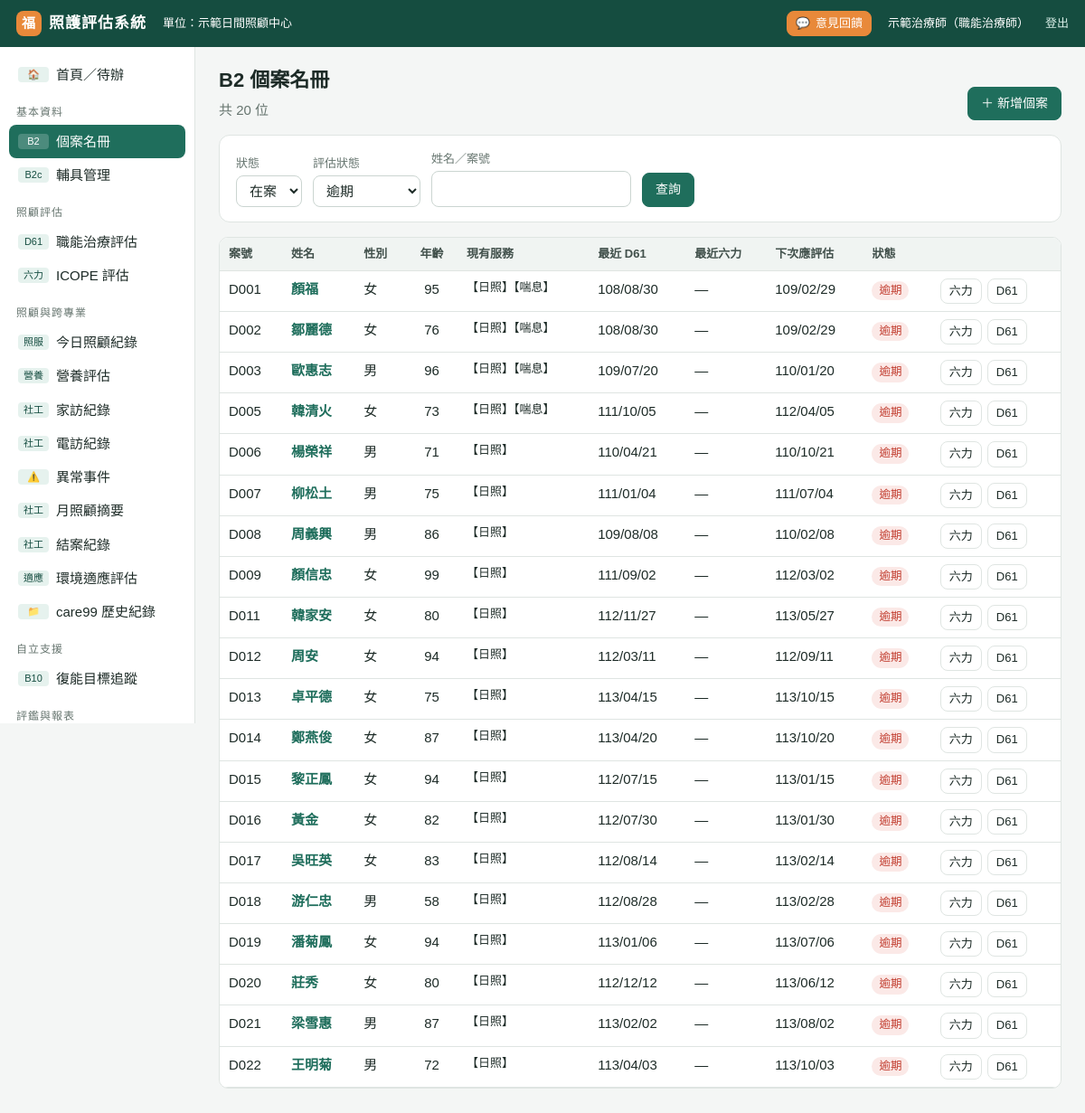
/clients?due=逾期 (signed in), run on an earlier commit of the app's database.
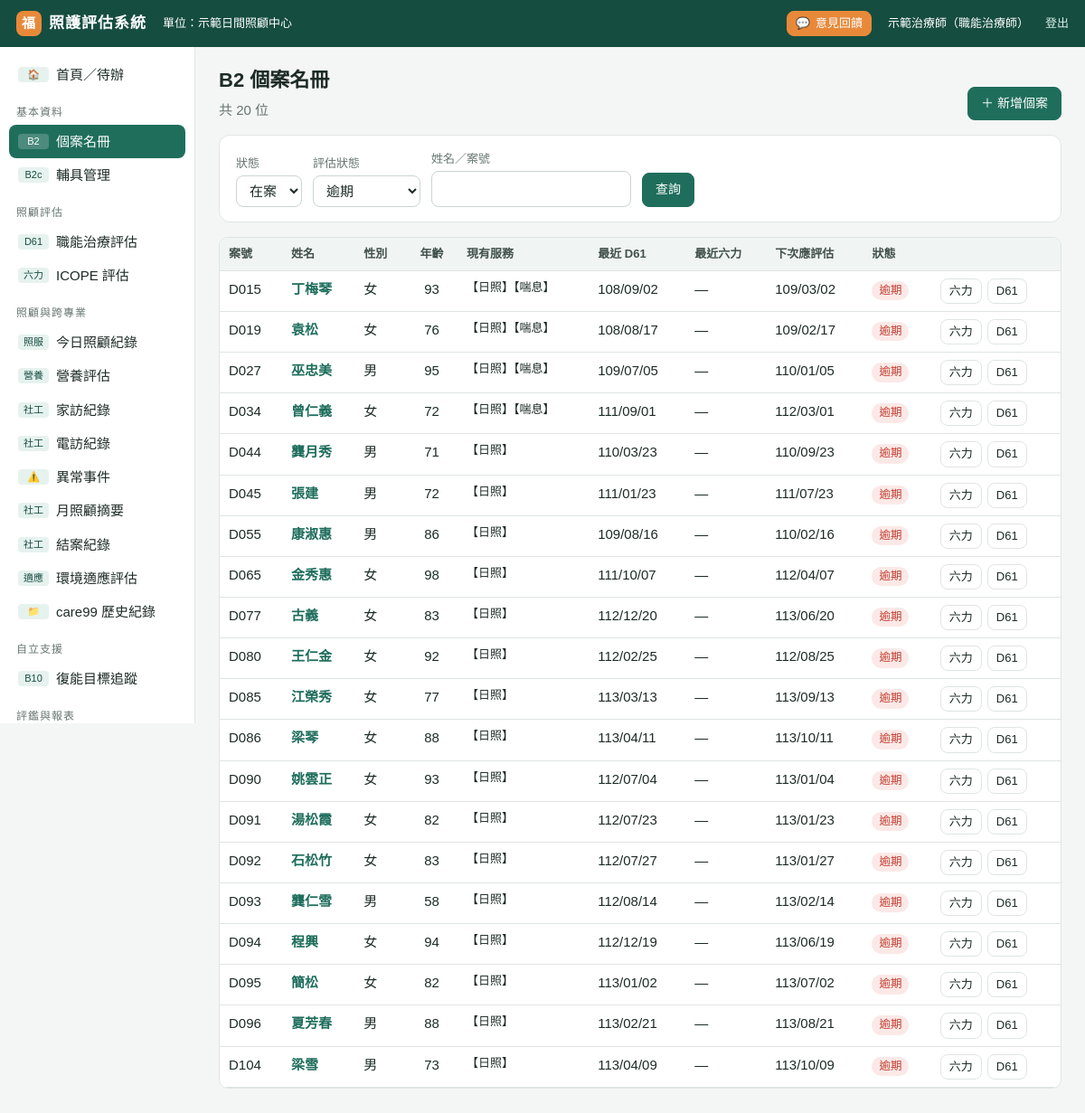
And on a later commit of the database.
### tables this page shows
CREATE TABLE clients (id INTEGER PRIMARY KEY, case_no TEXT, name TEXT, gender TEXT, birth TEXT,
  services TEXT, supervisor TEXT, living TEXT, identity TEXT, phone TEXT, phone2 TEXT, address TEXT,
  diagnosis TEXT, status TEXT DEFAULT '在案', note TEXT, created TEXT, updated TEXT);

CREATE TABLE assessments (id INTEGER PRIMARY KEY, client_id INTEGER, type TEXT, date TEXT,
  assessor TEXT, kind TEXT, data TEXT, summary TEXT, note TEXT, next_due TEXT, keyed INTEGER DEFAULT 0,
  created TEXT, updated TEXT, source_id TEXT);

### app.py (the view)
@app.route("/clients")
@login_required
def clients():
    st = request.args.get("status", "在案")
    cs = active_clients(None if st == "全部" else st)
    q = request.args.get("q", "").strip()
    if q:
        cs = [c for c in cs if q in (c["name"] or "") or q.upper() in (c["case_no"] or "").upper()]
    due = request.args.get("due", "")
    if due:
        cs = [c for c in cs if c["due"]["status"] == due]
    return render_template("clients.html", cs=cs, st=st, q=q, due=due)

### app.py (called while the page is built)
def db():
    if "db" not in g:
        g.db = sqlite3.connect(DB_PATH)
        g.db.row_factory = sqlite3.Row
        g.db.execute("PRAGMA foreign_keys=ON")
    return g.db

@app.teardown_appcontext
def _close(_):
    d = g.pop("db", None)
    if d is not None:
        d.close()

def setting(key):
    r = db().execute("SELECT value FROM settings WHERE key=?", (key,)).fetchone()
    return r["value"] if r else DEFAULT_SETTINGS.get(key, "")

def to_date(s):
    if not s:
        return None
    if isinstance(s, (date, datetime)):
        return s if isinstance(s, date) and not isinstance(s, datetime) else s.date()
    s = str(s).strip().replace(".", "/").replace("-", "/")
    parts = s.split("/")
    try:
        y, m, d = (int(p) for p in parts[:3])
    except ValueError:
        return None
    if y < 1000:
        y += 1911
    try:
        return date(y, m, d)
    except ValueError:
        return None

def roc(s, sep="/"):
    d = to_date(s)
    return f"{d.year - 1911}{sep}{d.month:02d}{sep}{d.day:02d}" if d else ""

### templates/clients.html (shortened to what this page needs)
{% extends "base.html" %}
{% block body %}
<div class="pagehead"><div><h1>B2 個案名冊</h1><div class="muted">共 {{ cs|length }} 位</div></div>
<a class="btn pri" href="{{ url_for('client_edit') }}">＋ 新增個案</a></div>
<form class="card fr" method="get">
  <div><label class="f">狀態</label><select name="status">{% for s in ['在案','暫停','結案','全部'] %}<option {{ 'selected' if s==st }}>{{ s }}</option>{% endfor %}</select></div>
  <div><label class="f">評估狀態</label><select name="due"><option value="">全部</option>{% for s in ['逾期','30天內到期','未評估','正常'] %}<option {{ 'selected' if s==due }}>{{ s }}</option>{% endfor %}</select></div>
  <div><label class="f">姓名／案號</label><input type="search" name="q" value="{{ q }}"></div>
  <div><button class="btn pri">查詢</button></div>
</form>
<div class="tbl-wrap"><table class="t">
<tr><th>案號</th><th>姓名</th><th>性別</th><th class="c">年齡</th><th>現有服務</th><th>最近 D61</th><th>最近六力</th><th>下次應評估</th><th>狀態</th><th></th></tr>
{% for c in cs %}<tr>
  <td class="hide-m">{{ c.case_no }}</td><td class="ttl"><a href="{{ url_for('client_view', cid=c.id) }}"><b>{{ c.name }}</b></a> </td><td class="hide-m">{{ c.gender }}</td><td class="c hide-m">{{ c.age or '' }}</td>
  <td class="small hide-m">{{ c.services }}</td><td>{{ c.due.last_d61|roc or '—' }}</td><td>{{ c.due.last_icope|roc or '—' }}</td>
  <td>{{ c.due.next|roc or '—' }}</td><td><span class="b {{ c.due.status }}">{{ c.due.status }}</span></td>
  <td class="btns wide"><a class="btn sm" href="{{ url_for('assess_edit', typ='icope', client=c.id) }}">六力</a><a class="btn sm" href="{{ url_for('assess_edit', typ='d61', client=c.id, **({'from':'icope'} if c.due.last_icope else {})) }}">D61</a></td>
</tr>{% else %}<tr><td colspan="10" class="empty">沒有資料。可到「設定」從 Excel 名冊匯入。</td></tr>{% endfor %}
</table></div>
{% endblock %}

What changed in the data, as far as the page shows it:
changed clients: case_no "D001" → "D015"; name "顏福" → "丁梅琴"; age "95" → "93"; due.last_d61|roc "108/08/30" → "108/09/02"; due.next|roc "109/02/29" → "109/03/02"
changed clients (number 2 of 20 on the later page): case_no "D002" → "D019"; name "鄒麗德" → "袁松"; due.last_d61|roc "108/08/30" → "108/08/17"; due.next|roc "109/02/29" → "109/02/17"
changed clients: case_no "D003" → "D027"; name "歐惠志" → "巫忠美"; age "96" → "95"; due.last_d61|roc "109/07/20" → "109/07/05"; due.next|roc "110/01/20" → "110/01/05"
changed clients: case_no "D005" → "D034"; name "韓清火" → "曾仁義"; age "73" → "72"; due.last_d61|roc "111/10/05" → "111/09/01"; due.next|roc "112/04/05" → "112/03/01"
changed clients: case_no "D006" → "D044"; name "楊榮祥" → "龔月秀"; due.last_d61|roc "110/04/21" → "110/03/23"; due.next|roc "110/10/21" → "110/09/23"
changed clients (number 6 of 20 on the later page): case_no "D007" → "D045"; name "柳松土" → "張建"; age "75" → "72"; due.last_d61|roc "111/01/04" → "111/01/23"; due.next|roc "111/07/04" → "111/07/23"
changed clients: case_no "D008" → "D055"; name "周義興" → "康淑惠"; due.last_d61|roc "109/08/08" → "109/08/16"; due.next|roc "110/02/08" → "110/02/16"
changed clients: case_no "D009" → "D065"; name "顏信忠" → "金秀惠"; age "99" → "98"; due.last_d61|roc "111/09/02" → "111/10/07"; due.next|roc "112/03/02" → "112/04/07"
changed clients (number 9 of 20 on the later page): case_no "D011" → "D077"; name "韓家安" → "古義"; age "80" → "83"; due.last_d61|roc "112/11/27" → "112/12/20"; due.next|roc "113/05/27" → "113/06/20"
changed clients: case_no "D012" → "D080"; name "周安" → "王仁金"; age "94" → "92"; due.last_d61|roc "112/03/11" → "112/02/25"; due.next|roc "112/09/11" → "112/08/25"
changed clients: case_no "D013" → "D085"; name "卓平德" → "江榮秀"; age "75" → "77"; due.last_d61|roc "113/04/15" → "113/03/13"; due.next|roc "113/10/15" → "113/09/13"
changed clients (number 12 of 20 on the later page): case_no "D014" → "D086"; name "鄭燕俊" → "梁琴"; age "87" → "88"; due.last_d61|roc "113/04/20" → "113/04/11"; due.next|roc "113/10/20" → "113/10/11"
changed clients: case_no "D015" → "D090"; name "黎正鳳" → "姚雲正"; age "94" → "93"; due.last_d61|roc "112/07/15" → "112/07/04"; due.next|roc "113/01/15" → "113/01/04"
changed clients: case_no "D016" → "D091"; name "黃金" → "湯松霞"; due.last_d61|roc "112/07/30" → "112/07/23"; due.next|roc "113/01/30" → "113/01/23"
changed clients: case_no "D017" → "D092"; name "吳旺英" → "石松竹"; due.last_d61|roc "112/08/14" → "112/07/27"; due.next|roc "113/02/14" → "113/01/27"
changed clients: case_no "D018" → "D093"; name "游仁忠" → "龔仁雪"; due.last_d61|roc "112/08/28" → "112/08/14"; due.next|roc "113/02/28" → "113/02/14"
changed clients (number 17 of 20 on the later page): case_no "D019" → "D094"; name "潘菊鳳" → "程興"; due.last_d61|roc "113/01/06" → "112/12/19"; due.next|roc "113/07/06" → "113/06/19"
changed clients (number 18 of 20 on the later page): case_no "D020" → "D095"; name "莊秀" → "簡松"; age "80" → "82"; due.last_d61|roc "112/12/12" → "113/01/02"; due.next|roc "113/06/12" → "113/07/02"
changed clients: case_no "D021" → "D096"; name "梁雪惠" → "夏芳春"; age "87" → "88"; due.last_d61|roc "113/02/02" → "113/02/21"; due.next|roc "113/08/02" → "113/08/21"
changed clients (number 20 of 20 on the later page): case_no "D022" → "D104"; name "王明菊" → "梁雪"; age "72" → "73"; due.last_d61|roc "113/04/03" → "113/04/09"; due.next|roc "113/10/03" → "113/10/09"
